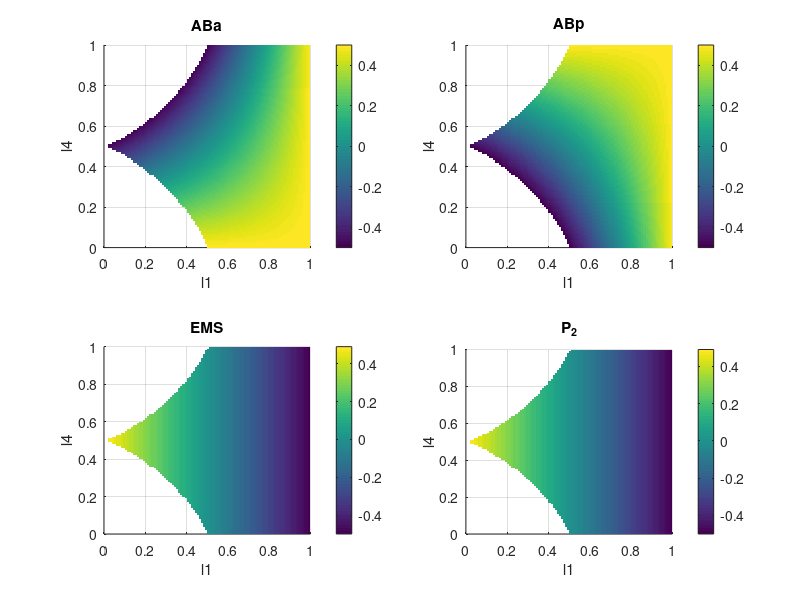

MATLAB code for this plot: (Note: this script raises an error after producing the figure.)
clear all
close all
% LabelsCells = {'ABa', 'ABp', 'EMS', 'P2', 'Unclear(0)','Unclear(1)'}; 
% LabelsPatterns = {'ABa P2', 'ABa EMS', 'ABp P2', 'ABP P2', 'Unclear(0)','Unclear(1)'}; 
% 
% ABaP2 = 20;
% ABaEMS = 16;
% ABpP2 = 12;
% ABpEMS = 14;
% Unclear_0 = 3;
% Unclear_1 = 4;
% 
% Proba = [ABaP2,ABaEMS,ABpP2,ABpEMS];
% Proba = Proba/sum(Proba);
% ABa = ABaEMS+ABaP2;
% ABp = ABpEMS+ABpP2;
% EMS = ABaEMS+ABpEMS;
% P2 = ABaP2+ABpP2;

unknownl1s = 0:0.01:1;
unknownl2s = 0:0.01:1;
PossibleL1s = zeros([length(unknownl1s) length(unknownl2s)]);
PossibleL2s = zeros([length(unknownl1s) length(unknownl2s)]);
PossibleL3s = zeros([length(unknownl1s) length(unknownl2s)]);
PossibleL4s = zeros([length(unknownl1s) length(unknownl2s)]);
PossibleL5s = zeros([length(unknownl1s) length(unknownl2s)]);
j=1;
XTitle = 'l1';
YTitle = 'l4';
for l1 = unknownl1s
    i=1;
    for l4 = unknownl2s
        %% ABa P2 - 15 ABa EMS - 35 ABp P2 - 35 ABp EMS - 15
%         TitleText = 'ABa/P2-15 ABa/EMS-35 ABp/P2-35 ABp/EMS-15';
%         PossibleL1s(i,j) = l1;
%         PossibleL2s(i,j) = -(.5000000000*(-1.+(-2.*l1+2.)*l4))/l1;
%         PossibleL3s(i,j) = -(1.*(-3.-(1.*(-20.*l1+20.))*l4*((-10.*l1+10.)*l4+3.*l1-5.)/((20.*l1-20.)*l4-10.*l1+10.)))/(10.-(10.*(-2.*l1+2.))*l4);
%         PossibleL4s(i,j) = l4;
%         PossibleL5s(i,j) = -(1.*((-10.*l1+10.)*l4+3.*l1-5.))/((20.*l1-20.)*l4-10.*l1+10.);
        %% ABa P2 - 35 ABa EMS - 35 ABp P2 - 15 ABp EMS - 15
%         TitleText = 'ABa/P2-35 ABa/EMS-35 ABp/P2-15 ABp/EMS-15';
%         PossibleL1s(i,j) = l1;
%         PossibleL2s(i,j) = -(.1000000000*(-7.+(-10.*l1+10.)*l4))/l1;
%         PossibleL3s(i,j) = -(1.*(-7.+(-10.*l1+10.)*l4))/(14.-(2.*(-10.*l1+10.))*l4);
%         PossibleL4s(i,j) = l4;
%         PossibleL5s(i,j) = .5;
        %% ABa P2 - 15 ABa EMS - 35 ABp P2 - 15 ABp EMS - 35
%         TitleText = 'ABa/P2-15 ABa/EMS-35 ABp/P2-15 ABp/EMS-35';
%         PossibleL1s(i,j) = l1;
%         PossibleL2s(i,j) = -(.5000000000*(-1.+(-2.*l1+2.)*l4))/l1;
%         PossibleL3s(i,j) = -(1.*(-3.+(-6.*l1+6.)*l4))/(10.-(10.*(-2.*l1+2.))*l4);
%         PossibleL4s(i,j) = l4;
%         PossibleL5s(i,j) = 0.3;
%         %% ABa P2 - 35 ABa EMS - 15 ABp P2 - 35 ABp EMS - 15
%         TitleText = 'ABa/P2-35 ABa/EMS-15 ABp/P2-35 ABp/EMS-15';
%         PossibleL1s(i,j) = l1;
%         PossibleL2s(i,j) = -(.5000000000*(-1.+(-2.*l1+2.)*l4))/l1;
%         PossibleL3s(i,j) = -(1.*(-7.+(-14.*l1+14.)*l4))/(10.-(10.*(-2.*l1+2.))*l4);
%         PossibleL4s(i,j) = l4;
%         PossibleL5s(i,j) = .7000000000;
        %% ABp P2 - 35 ABp EMS - 15
%         TitleText = 'ABa/P2-25 ABa/EMS-25 ABp/P2-35 ABp/EMS-15';
%         YTitle = 'l5';
%         PossibleL1s(i,j) = l1;
%         PossibleL2s(i,j) = -(1.*(-1.-(1.*(-4.*l1+4.))*l4*((-10.*l1+10.)*l4+5.*l1-6.)/((20.*l1-20.)*l4-12.*l1+12.)))/(2.400000000-(.8000000000*(-5.*l1+5.))*l4);
%         PossibleL3s(i,j) = -(.2000000000*(-3.+(-5.*l1+5.)*l4))/l1;
%         PossibleL4s(i,j) = -(1.*((-10.*l1+10.)*l4+5.*l1-6.))/((20.*l1-20.)*l4-12.*l1+12.);
%         PossibleL5s(i,j) = l4;
        %% ABa P2 - 35 ABa EMS - 15
%         TitleText = 'ABa/P2-35 ABa/EMS-15 ABp/P2-25 ABp/EMS-25';
%         PossibleL1s(i,j) = l1;
%         PossibleL2s(i,j) = -(.5000000000*(-1.+(-2.*l1+2.)*l4))/l1;
%         PossibleL3s(i,j) = -(1.*(-7.-(1.*(-20.*l1+20.))*l4*((-12.*l1+12.)*l4+7.*l1-6.)/((20.*l1-20.)*l4-10.*l1+10.)))/(10.-(10.*(-2.*l1+2.))*l4);
%         PossibleL4s(i,j) = l4;
%         PossibleL5s(i,j) = -(1.*((-12.*l1+12.)*l4+7.*l1-6.))/((20.*l1-20.)*l4-10.*l1+10.);
        %% Uniofrm Distribution
        TitleText = 'ABa/P2-25 ABa/EMS-25 ABp/P2-25 ABp/EMS-25';
        PossibleL1s(i,j) = l1;
        PossibleL2s(i,j) = -(.5*(-1.+(-2.*l1+2.)*l4))/l1;
        PossibleL3s(i,j) = -(1.*(-1.+(-2.*l1+2.)*l4))/(2.-(2.*(-2.*l1+2.))*l4);
        PossibleL4s(i,j) = l4;
        PossibleL5s(i,j) = .5;
        %% my Distribution
%         TitleText = "My Data";
%         PossibleL1s(i,j) = l1;
%         PossibleL2s(i,j) = -(0.2000000000e-1*(-29.+(-50.*l1+50.)*l4))/l1;
%         PossibleL3s(i,j) = -(1.*(-8.-(1.*(-25.*l1+25.))*l4*((-650.*l1+650.)*l4+400.*l1-377.)/((1250.*l1-1250.)*l4-725.*l1+725.)))/(14.50000000-(.5000000000*(-50.*l1+50.))*l4);
%         PossibleL4s(i,j) = l4;
%         PossibleL5s(i,j) = -(1.*((-650.*l1+650.)*l4+400.*l1-377.))/((1250.*l1-1250.)*l4-725.*l1+725.);
        i=i+1;
    end
    j=j+1;
end
DidntPass = PossibleL1s>1 | PossibleL1s<0 | PossibleL2s>1 | PossibleL2s<0 | PossibleL3s>1 | PossibleL3s<0 | PossibleL4s>1 | PossibleL4s<0 | PossibleL5s>1 | PossibleL5s<0;
PossibleL1s(DidntPass) = NaN;
PossibleL2s(DidntPass) = NaN;
PossibleL3s(DidntPass) = NaN;
PossibleL4s(DidntPass) = NaN;
PossibleL5s(DidntPass) = NaN;

% figure
% subplot(3,2,1)
% surf(unknownl1s,unknownl2s,PossibleL2s,'linestyle','none')
% xlabel(XTitle)
% ylabel(YTitle)
% zlabel('l2')
% view(2)
% subplot(3,2,2)
% surf(unknownl1s,unknownl2s,PossibleL3s,'linestyle','none')
% xlabel(XTitle)
% ylabel(YTitle)
% zlabel('l3')
% view(2)
% subplot(3,2,3)
% surf(unknownl1s,unknownl2s,PossibleL5s,'linestyle','none')
% xlabel(XTitle)
% ylabel(YTitle)
% zlabel('l5')
% view(2)

figure
ProbaABam = PossibleL1s.*PossibleL2s;
ProbaABad = (1.-PossibleL1s).*PossibleL4s;
ProbABpm = PossibleL1s.*(1.-PossibleL2s);
ProbABpd = (1.-PossibleL1s).*(1.-PossibleL4s);
ProbaEMSm = (1.-PossibleL1s).*(1.-PossibleL5s);
ProbaEMSd = PossibleL1s.*(1.-PossibleL3s);
ProbaP2m = (1.-PossibleL1s).*PossibleL5s;
ProbaP2d = PossibleL1s.*PossibleL3s;

subplot(2,2,1)
surf(unknownl1s,unknownl2s,ProbaABam-ProbaABad,'linestyle','none')
shading interp
xlabel(XTitle)
ylabel(YTitle)
title('ABa')
xlim([0 1])
ylim([0 1])
colorbar()
view(2)

subplot(2,2,2)
surf(unknownl1s,unknownl2s,ProbABpm-ProbABpd,'linestyle','none')
xlabel(XTitle)
ylabel(YTitle)
title('ABp')
xlim([0 1])
ylim([0 1])
colorbar()
view(2)

subplot(2,2,3)
surf(unknownl1s,unknownl2s,ProbaEMSm-ProbaEMSd,'linestyle','none')
xlabel(XTitle)
ylabel(YTitle)
title('EMS')
xlim([0 1])
ylim([0 1])
colorbar()
view(2)

subplot(2,2,4)
surf(unknownl1s,unknownl2s,ProbaP2m-ProbaP2d,'linestyle','none')
xlabel(XTitle)
ylabel(YTitle)
title('P_2')
xlim([0 1])
ylim([0 1])
colorbar()
view(2)

sgtitle([TitleText, " Probability w/ M_0 - Probability w/ D_0 "])

figure
Proba1m = PossibleL1s.*PossibleL2s.*PossibleL3s;
Proba1d = (1.-PossibleL1s).*PossibleL4s.*PossibleL5s;
Proba2m = PossibleL1s.*PossibleL2s.*(1.-PossibleL3s);
Proba2d = (1.-PossibleL1s).*PossibleL4s.*(1.-PossibleL5s);
Proba3m = PossibleL1s.*(1.-PossibleL2s).*PossibleL3s;
Proba3d = (1.-PossibleL1s).*(1.-PossibleL4s).*PossibleL5s;
Proba4m = PossibleL1s.*(1.-PossibleL2s).*(1.-PossibleL3s);
Proba4d = (1.-PossibleL1s).*(1.-PossibleL4s).*(1.-PossibleL5s);

subplot(2,2,1)
surf(unknownl1s,unknownl2s,Proba1m+Proba1d,'linestyle','none')
xlabel(XTitle)
ylabel(YTitle)
zlabel('P1')
xlim([0 1])
ylim([0 1])

subplot(2,2,2)
surf(unknownl1s,unknownl2s,Proba2m+Proba2d,'linestyle','none')
xlabel(XTitle)
ylabel(YTitle)
zlabel('P2')
xlim([0 1])
ylim([0 1])

subplot(2,2,3)
surf(unknownl1s,unknownl2s,Proba3m+Proba3d,'linestyle','none')
xlabel(XTitle)
ylabel(YTitle)
zlabel('P3')
xlim([0 1])
ylim([0 1])

subplot(2,2,4)
surf(unknownl1s,unknownl2s,Proba4m+Proba4d,'linestyle','none')
xlabel(XTitle)
ylabel(YTitle)
zlabel('P4')
xlim([0 1])
ylim([0 1])


figure
subplot(2,3,1)
surf(unknownl1s,unknownl2s,PossibleL1s,'linestyle','none')
title(XTitle)
xlabel(XTitle)
ylabel(YTitle)
xlim([0 1])
ylim([0 1])
zlim([0 1])
view(2)
subplot(2,3,2)
surf(unknownl1s,unknownl2s,PossibleL2s,'linestyle','none')
title('l2')
xlabel(XTitle)
ylabel(YTitle)
xlim([0 1])
ylim([0 1])
zlim([0 1])
view(2)
subplot(2,3,3)
surf(unknownl1s,unknownl2s,PossibleL3s,'linestyle','none')
title('l3')
xlabel(XTitle)
ylabel(YTitle)
xlim([0 1])
ylim([0 1])
zlim([0 1])
view(2)
subplot(2,3,4)
surf(unknownl1s,unknownl2s,PossibleL4s,'linestyle','none')
title(YTitle)
xlabel(XTitle)
ylabel(YTitle)
xlim([0 1])
ylim([0 1])
zlim([0 1])
view(2)
subplot(2,3,5)
surf(unknownl1s,unknownl2s,PossibleL5s,'linestyle','none')
title('l5')
xlabel(XTitle)
ylabel(YTitle)
xlim([0 1])
ylim([0 1])
zlim([0 1])
view(2)
subplot(2,3,6)
colorbar()
sgtitle(TitleText)

figure
subplot(2,3,1)
histogram(PossibleL1s(:),21,'BinLimits',[0,1],'Normalization','probability')
title('l1')

subplot(2,3,2)
histogram(PossibleL2s(:),21,'BinLimits',[0,1],'Normalization','probability')
title('l2')

subplot(2,3,3)
histogram(PossibleL3s(:),21,'BinLimits',[0,1],'Normalization','probability')
title('l3')

subplot(2,3,4)
histogram(PossibleL4s(:),21,'BinLimits',[0,1],'Normalization','probability')
title('l4')

subplot(2,3,5)
histogram(PossibleL5s(:),21,'BinLimits',[0,1],'Normalization','probability')
title('l5')
sgtitle(TitleText)